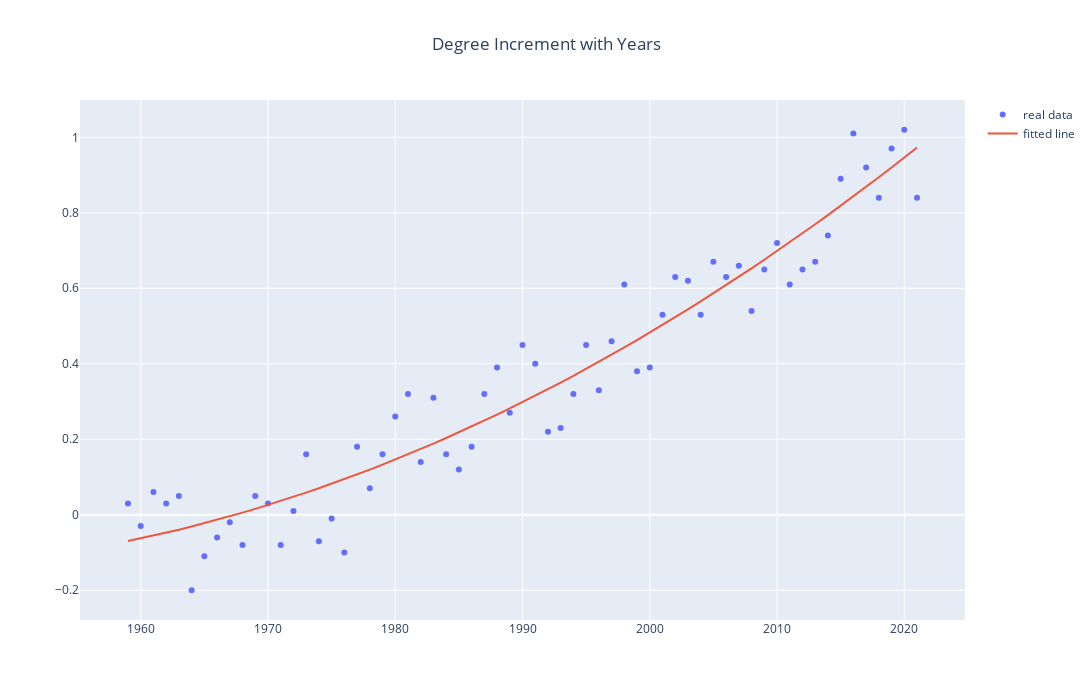

The notebook cell this image was saved under:
### Code cell
fig = go.Figure()
fig.add_traces(go.Scatter(x=year, y=degree, mode = "markers", name = "real data"))
fig.add_traces(go.Scatter(x=year, y=degree_fit, mode = "lines", name = "fitted line"))
fig.update_layout( 
        title='Degree Increment with Years',
        title_x=0.5,
        # autosize=False,
        width=1500,
        height=700,
    )
fig.show()
